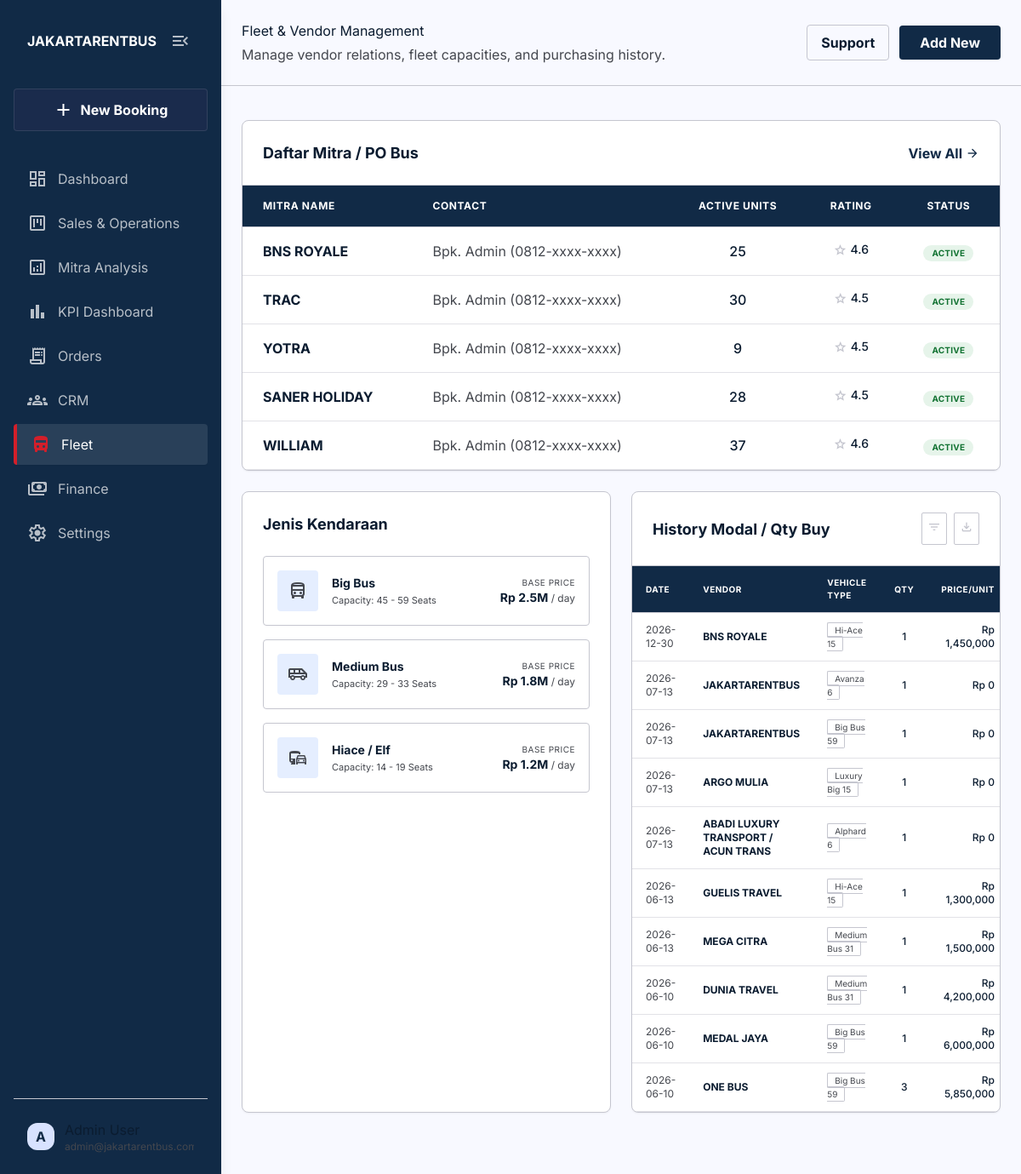
/vendors, run on the app's committed database.
### models.py (models this page shows)
class Vendor(db.Model):
    __tablename__ = 'vendors'
    id = db.Column(db.Integer, primary_key=True)
    name = db.Column(db.String(200), nullable=False)
    orders = db.relationship('Order', backref='vendor', lazy=True)

### app.py (the view)
@app.route('/vendors')
def vendors():
    vendors_list = Vendor.query.all()
    buy_history = Order.query.filter(Order.vendor_id != None).order_by(Order.book_date.desc()).limit(10).all()
    return render_template('vendors.html', vendors=vendors_list, buy_history=buy_history)

### templates/vendors.html (shortened to what this page needs)
{% extends 'base.html' %}
{% block header %}
<div class="px-container-padding py-6 flex flex-col sm:flex-row sm:items-center justify-between gap-4 border-b border-outline-variant bg-surface">
    <div>
        <h2 class="font-headline-lg text-on-surface">Fleet & Vendor Management</h2>
        <p class="font-body-md text-on-surface-variant mt-1">Manage vendor relations, fleet capacities, and purchasing history.</p>
    </div>
    <div class="flex items-center gap-3 w-full sm:w-auto">
        <button class="bg-surface border border-outline-variant text-on-surface px-4 py-2 rounded-lg font-label-md hover:bg-surface-container-low transition-colors font-bold">
            Support
        </button>
        <button class="bg-primary text-on-primary px-6 py-2 rounded-lg font-label-md hover:bg-primary-container transition-colors flex items-center gap-2 font-bold shadow-sm">
            Add New
        </button>
    </div>
</div>
{% endblock %}
{% block content %}
<div class="w-full flex flex-col gap-6 pb-12 mt-4">
    <div class="bg-surface-container-lowest border border-outline-variant rounded-xl overflow-hidden shadow-sm">
        <div class="p-6 border-b border-outline-variant flex justify-between items-center">
            <h3 class="font-headline-md text-on-surface text-[18px] font-bold">Daftar Mitra / PO Bus</h3>
            <a href="#" class="font-label-md text-primary font-bold hover:underline flex items-center gap-1">View All <span class="material-symbols-outlined text-[16px]">arrow_forward</span></a>
        </div>
        <div class="w-full overflow-x-auto">
            <table class="w-full text-left border-collapse">
                <thead>
                    <tr class="bg-surface-container-low border-b border-outline-variant">
                        <th class="py-4 px-6 font-label-md text-xs text-on-surface-variant uppercase tracking-wider">Mitra Name</th>
                        <th class="py-4 px-6 font-label-md text-xs text-on-surface-variant uppercase tracking-wider">Contact</th>
                        <th class="py-4 px-6 font-label-md text-xs text-on-surface-variant uppercase tracking-wider text-center">Active Units</th>
                        <th class="py-4 px-6 font-label-md text-xs text-on-surface-variant uppercase tracking-wider text-center">Rating</th>
                        <th class="py-4 px-6 font-label-md text-xs text-on-surface-variant uppercase tracking-wider text-center">Status</th>
                    </tr>
                </thead>
                <tbody class="font-body-md text-on-surface">
                    {% for vendor in vendors[:5] %}
                    <tr class="border-b border-outline-variant/50 hover:bg-surface-bright transition-colors">
                        <td class="py-4 px-6 font-bold text-on-surface">{{ vendor.name }}</td>
                        <td class="py-4 px-6 text-on-surface-variant">Bpk. Admin (0812-xxxx-xxxx)</td>
                        <td class="py-4 px-6 text-center font-medium">{{ range(5, 50) | random }}</td>
                        <td class="py-4 px-6 text-center text-sm font-medium flex items-center justify-center gap-1">
                            <span class="material-symbols-outlined text-[16px] text-outline-variant">star</span> 4.{{ range(5, 9) | random }}
                        </td>
                        <td class="py-4 px-6 text-center">
                            <span class="inline-flex items-center px-2.5 py-0.5 rounded-full text-[10px] font-bold bg-[#e6f4ea] text-[#137333] tracking-wide">ACTIVE</span>
                        </td>
                    </tr>
                    {% endfor %}
                </tbody>
            </table>
        </div>
    </div>
    <div class="grid grid-cols-1 lg:grid-cols-2 gap-6">
        <div class="bg-surface-container-lowest border border-outline-variant rounded-xl p-6 shadow-sm flex flex-col h-full">
            <h3 class="font-headline-md text-on-surface text-[18px] font-bold mb-6">Jenis Kendaraan</h3>
            <div class="flex flex-col gap-4">
                <div class="flex items-center gap-4 p-4 border border-outline-variant rounded-lg hover:border-primary transition-colors cursor-pointer group">
                    <div class="w-12 h-12 rounded-lg bg-surface-container flex items-center justify-center group-hover:bg-primary-container transition-colors">
                        <span class="material-symbols-outlined text-on-surface-variant group-hover:text-primary transition-colors">directions_bus</span>
                    </div>
                    <div class="flex-1">
                        <div class="font-bold text-on-surface text-sm">Big Bus</div>
                        <div class="text-[11px] text-on-surface-variant mt-0.5">Capacity: 45 - 59 Seats</div>
                    </div>
                    <div class="text-right">
                        <div class="font-label-md text-[10px] text-on-surface-variant uppercase tracking-wider">Base Price</div>
                        <div class="font-bold text-on-surface text-sm">Rp 2.5M <span class="font-normal text-xs text-on-surface-variant">/ day</span></div>
                    </div>
                </div>
                <div class="flex items-center gap-4 p-4 border border-outline-variant rounded-lg hover:border-primary transition-colors cursor-pointer group">
                    <div class="w-12 h-12 rounded-lg bg-surface-container flex items-center justify-center group-hover:bg-primary-container transition-colors">
                        <span class="material-symbols-outlined text-on-surface-variant group-hover:text-primary transition-colors">airport_shuttle</span>
                    </div>
                    <div class="flex-1">
                        <div class="font-bold text-on-surface text-sm">Medium Bus</div>
                        <div class="text-[11px] text-on-surface-variant mt-0.5">Capacity: 29 - 33 Seats</div>
                    </div>
                    <div class="text-right">
                        <div class="font-label-md text-[10px] text-on-surface-variant uppercase tracking-wider">Base Price</div>
                        <div class="font-bold text-on-surface text-sm">Rp 1.8M <span class="font-normal text-xs text-on-surface-variant">/ day</span></div>
                    </div>
                </div>
                <div class="flex items-center gap-4 p-4 border border-outline-variant rounded-lg hover:border-primary transition-colors cursor-pointer group">
                    <div class="w-12 h-12 rounded-lg bg-surface-container flex items-center justify-center group-hover:bg-primary-container transition-colors">
                        <span class="material-symbols-outlined text-on-surface-variant group-hover:text-primary transition-colors">commute</span>
                    </div>
                    <div class="flex-1">
                        <div class="font-bold text-on-surface text-sm">Hiace / Elf</div>
                        <div class="text-[11px] text-on-surface-variant mt-0.5">Capacity: 14 - 19 Seats</div>
                    </div>
                    <div class="text-right">
                        <div class="font-label-md text-[10px] text-on-surface-variant uppercase tracking-wider">Base Price</div>
                        <div class="font-bold text-on-surface text-sm">Rp 1.2M <span class="font-normal text-xs text-on-surface-variant">/ day</span></div>
                    </div>
                </div>
            </div>
        </div>
        <div class="bg-surface-container-lowest border border-outline-variant rounded-xl overflow-hidden shadow-sm flex flex-col h-full">
            <div class="p-6 flex items-center justify-between border-b border-outline-variant">
                <h3 class="font-headline-md text-on-surface text-[18px] font-bold">History Modal / Qty Buy</h3>
                <div class="flex items-center gap-2">
                    <button class="p-1.5 border border-outline-variant rounded text-outline-variant hover:bg-surface-container-low transition-colors"><span class="material-symbols-outlined text-[16px]">filter_list</span></button>
                    <button class="p-1.5 border border-outline-variant rounded text-outline-variant hover:bg-surface-container-low transition-colors"><span class="material-symbols-outlined text-[16px]">download</span></button>
                </div>
            </div>
            <div class="w-full overflow-x-auto flex-1">
                <table class="w-full text-left border-collapse">
                    <thead>
                        <tr class="bg-surface-container-low border-b border-outline-variant">
                            <th class="py-3 px-4 font-label-md text-[10px] text-on-surface-variant uppercase tracking-wider">Date</th>
                            <th class="py-3 px-4 font-label-md text-[10px] text-on-surface-variant uppercase tracking-wider">Vendor</th>
                            <th class="py-3 px-4 font-label-md text-[10px] text-on-surface-variant uppercase tracking-wider">Vehicle Type</th>
                            <th class="py-3 px-4 font-label-md text-[10px] text-on-surface-variant uppercase tracking-wider text-center">Qty</th>
                            <th class="py-3 px-4 font-label-md text-[10px] text-on-surface-variant uppercase tracking-wider text-right">Price/Unit</th>
                        </tr>
                    </thead>
                    <tbody class="font-body-md text-on-surface">
                        {% for hist in buy_history %}
                        <tr class="border-b border-outline-variant/50 hover:bg-surface-bright transition-colors">
                            <td class="py-3 px-4 text-xs text-on-surface-variant">{{ hist.book_date }}</td>
                            <td class="py-3 px-4 text-xs font-bold text-on-surface">{{ hist.vendor.name if hist.vendor else 'Unknown' }}</td>
                            <td class="py-3 px-4 text-xs">
                                <span class="px-2 py-0.5 border border-outline-variant rounded text-on-surface-variant text-[10px]">{{ hist.vehicle_type or 'Big Bus' }}</span>
                            </td>
                            <td class="py-3 px-4 text-xs font-medium text-center">{{ hist.qty_buy | int if hist.qty_buy > 0 else 1 }}</td>
                            <td class="py-3 px-4 text-xs font-medium text-right text-on-surface">Rp {{ "{:,.0f}".format(hist.buy_price) }}</td>
                        </tr>
                        {% endfor %}
                    </tbody>
                </table>
            </div>
        </div>
    </div>
</div>
{% endblock %}

### data on the page
Vendor: name "BNS ROYALE", vendor "BNS ROYALE"
Vendor: name "TRAC"
Vendor: name "YOTRA"
Vendor: name "SANER HOLIDAY"
Vendor: name "WILLIAM"
Vendor: vendor "JAKARTARENTBUS" "JAKARTARENTBUS"
Vendor: vendor "ARGO MULIA"
Vendor: vendor "ABADI LUXURY TRANSPORT / ACUN TRANS"
Vendor: vendor "GUELIS TRAVEL"
Vendor: vendor "MEGA CITRA"
Vendor: vendor "DUNIA TRAVEL"
Vendor: vendor "MEDAL JAYA"
Vendor: vendor "ONE BUS"

### other printed values
{{ hist.book_date }} "2026-12-30" "2026-07-13" "2026-07-13" "2026-07-13" "2026-07-13" "2026-06-13" "2026-06-13" "2026-06-10" "2026-06-10" "2026-06-10"
{{ hist.vehicle_type or 'Big Bus' }} "Hi-Ace 15" "Avanza 6" "Big Bus 59" "Luxury Big 15" "Alphard 6" "Hi-Ace 15" "Medium Bus 31" "Medium Bus 31" "Big Bus 59" "Big Bus 59"
{{ hist.qty_buy | int if hist.qty_buy > 0 else 1 }} "1" "1" "1" "1" "1" "1" "1" "1" "1" "3"
{{ "{:,.0f}".format(hist.buy_price) }} "1,450,000" "0" "0" "0" "0" "1,300,000" "1,500,000" "4,200,000" "6,000,000" "5,850,000"
